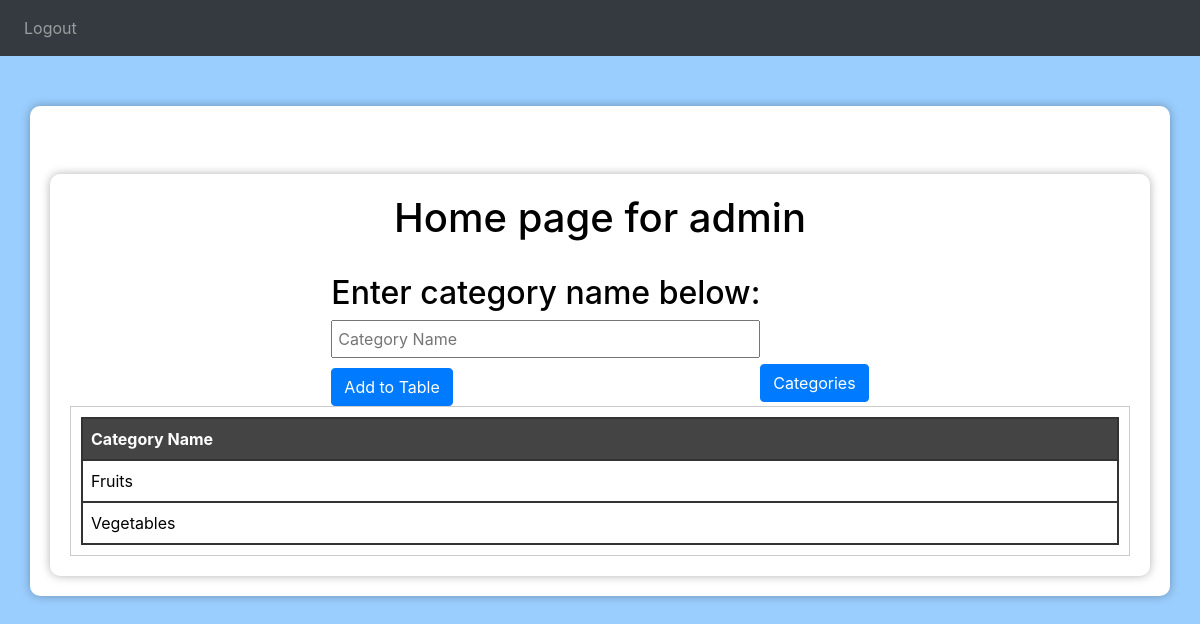
Page /adminhomecategories on the earlier database version.
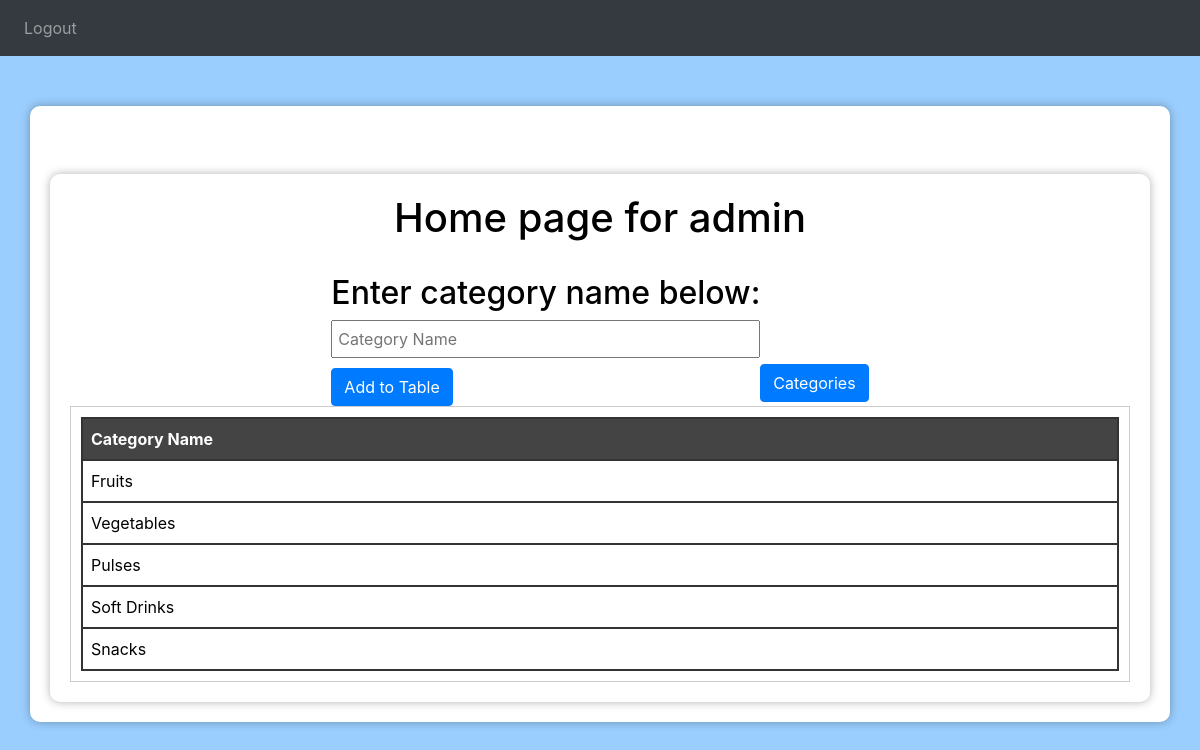
Same page on the later database version.
### GroceryWebapp/models.py (models this page shows)
class Categories(db.Model, UserMixin):
    id = db.Column(db.Integer, primary_key=True)  # Primary key for the category
    cat_name = db.Column(db.String(150), unique=True, nullable=False)  # Category name
    products = db.relationship(
        "Products", backref="category"
    )  # Relationship with Products model

### GroceryWebapp/main.py (the view, shortened to what this page needs)
@main.route('/adminhomecategories', methods=['GET', 'POST'])
def adminhomecategories():
    data = Categories.query.all()
    return render_template("home_admin.html", bool=True, data=data)

### GroceryWebapp/templates/home_admin.html (shortened to what this page needs)
{% extends "base.html" %}
{% block head %}
{{ super() }}
<link rel="stylesheet" href="{{ url_for('static', filename= 'demo.css') }}">
<link rel="stylesheet" href="{{ url_for('static', filename= 'demo2.css') }}">
{% endblock %}
{% block nav %}
<nav class="navbar navbar-expand-lg navbar-dark bg-dark">
  <div id="navbar">
    <div class="navbar-nav">
      <a class="nav-item nav-link" id="home" href="/">Logout</a>
    </div>
  </div>
</nav>
{% endblock %}
{% block content %}
<div class="container mt-5">
  <h1 class="text-center">Home page for admin</h1>
  {% if bool == True %}
  {% if boolcat == True %}
  <h1>List of Categories</h1>
  <br>
  <div id="table-container">
    <table id="dataTable">
      <tr>
        <th>Category Name</th>
        <th>Action</th>
      </tr>
      {% for row in data %}
        <tr>
          <td>{{ row.cat_name }}</td>
          <td>
            <a href="{{ url_for('main.update_category', categories_id=row.id) }}" class="btn btn-primary">Edit</a>
            <a href="{{ url_for('main.delete_category', categories_id=row.id) }}" class="btn btn-danger">Delete</a>
            <a href="{{ url_for('main.add_item', categories_id=row.id) }}" class="btn btn-success">Add Item</a>
            <a href="{{ url_for('main.view_items', categories_id=row.id,type='1')}}" class="btn btn-warning">View Items</a>
          </td>
        </tr>
      {% endfor %}
    </table>
  </div>
  <form action="/admin-home{{ 'true' if bool1 else 'false' }} " method="post" class="text-center mt-3">
    <button type="submit" class="btn btn-primary">Add New Category</button>
  </form>
  {% else %}
  <br>
  <div class="buttonwrap">
    <div>
      <h2>Enter category name below:</h2>
      <form action="/adminhomecategories" method="post">
        <input type="text" name="category_name" placeholder="Category Name">
        <button type="submit" class="btn btn-primary">Add to Table</button>
      </form>
    </div>
    <div>
      <form action="/adminshowcategories" method="post" style="margin-top:90px;">
        <button type="submit" class="btn btn-primary">Categories</button>
      </form>
    </div>
  </div>
  <div id="table-container">
    <table id="dataTable">
      <tr>
        <th>Category Name</th>
      </tr>
      {% for row in data %}
        <tr>
          <td>{{ row.cat_name }}</td>
        </tr>
      {% endfor %}
    </table>
  </div>
  {% endif %}
  {% endif %}
</div>
{% endblock %}

Differences in the rows shown:
added Categories: cat_name "Pulses"
added Categories: cat_name "Soft Drinks"
added Categories: cat_name "Snacks"
